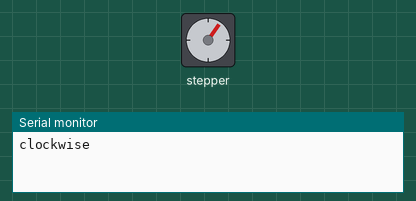
Recording of a sketch running on a simulated Arduino Uno, built with avr-gcc and run on an emulated ATmega328P. On the bench: stepper motor, the last lines printed to the serial monitor. Stepper angles assume 50 steps per turn.

Above: at 0.05 s.
At 0.35 s:
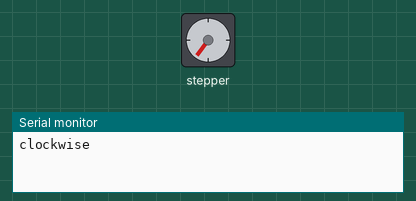
At 2.45 s:
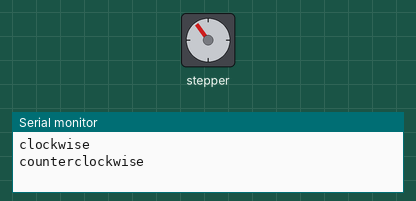
At 4.8 s:
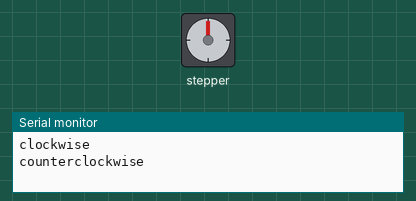
Timing chart, 0 to 6.2 s (numbered marks = the images above):
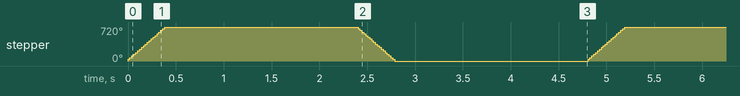

Measured:
- by itself, stepper: turns 720° clockwise in 0.38 s, then 720° counter-clockwise in 0.38 s, repeating every 4.8 s

The sketch:

stepper.ino
```cpp
#include <Stepper.h>
const int stepsPerRevolution = 50;
// change this to fit the number of steps per revolution
// for your motor
// initialize the stepper library on pins 8 through 11:
Stepper myStepper(stepsPerRevolution, 8, 9, 10, 11);
void setup() {
  // set the speed at 300 rpm:
  myStepper.setSpeed(300);
  // initialize the serial port:
  Serial.begin(9600);
}
void loop() {
  // step one revolution  in one direction:
  Serial.println("clockwise");
  myStepper.step(2*stepsPerRevolution);
  delay(2000);
  // step one revolution in the other direction:
  Serial.println("counterclockwise");
  myStepper.step(-2*stepsPerRevolution);
  delay(2000);
}
```
